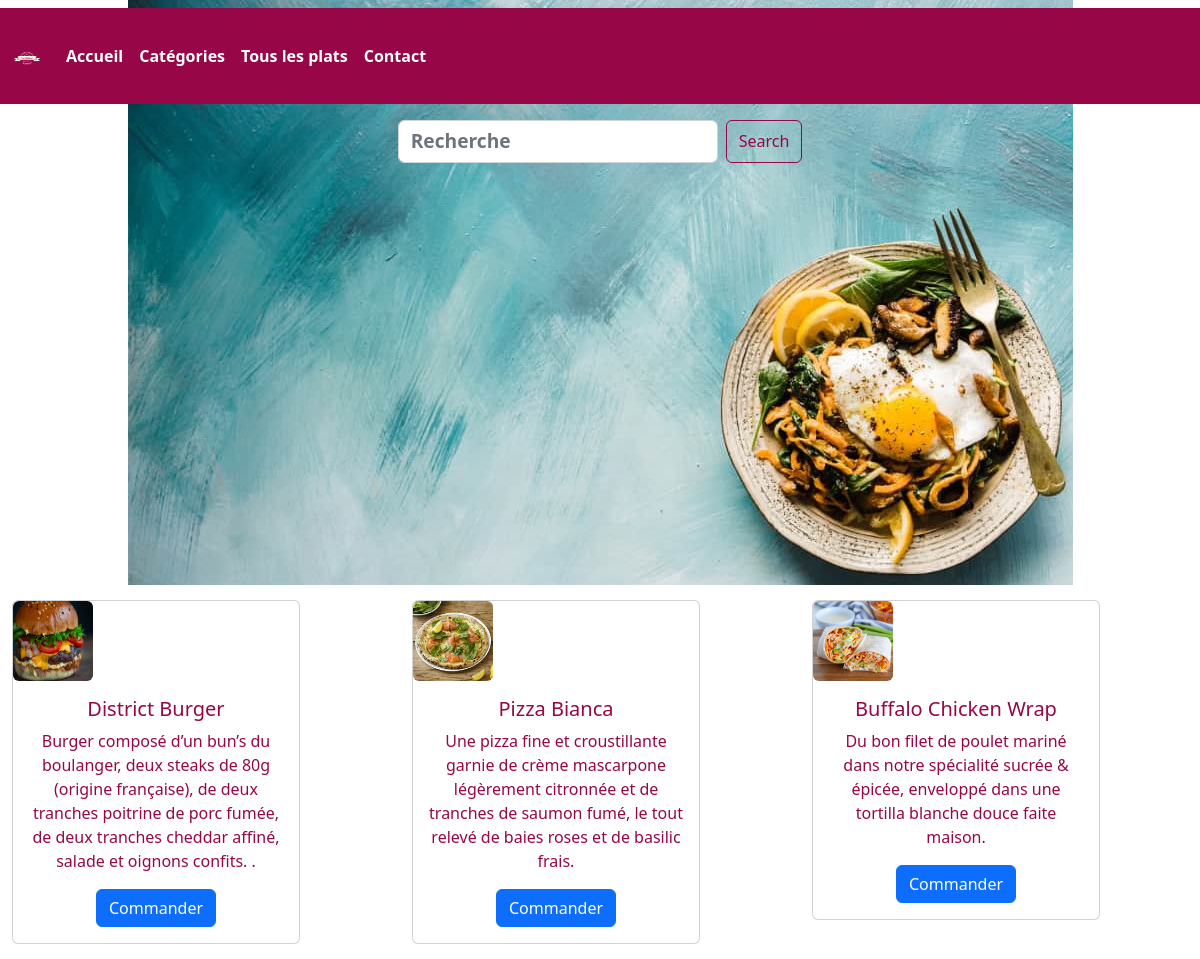
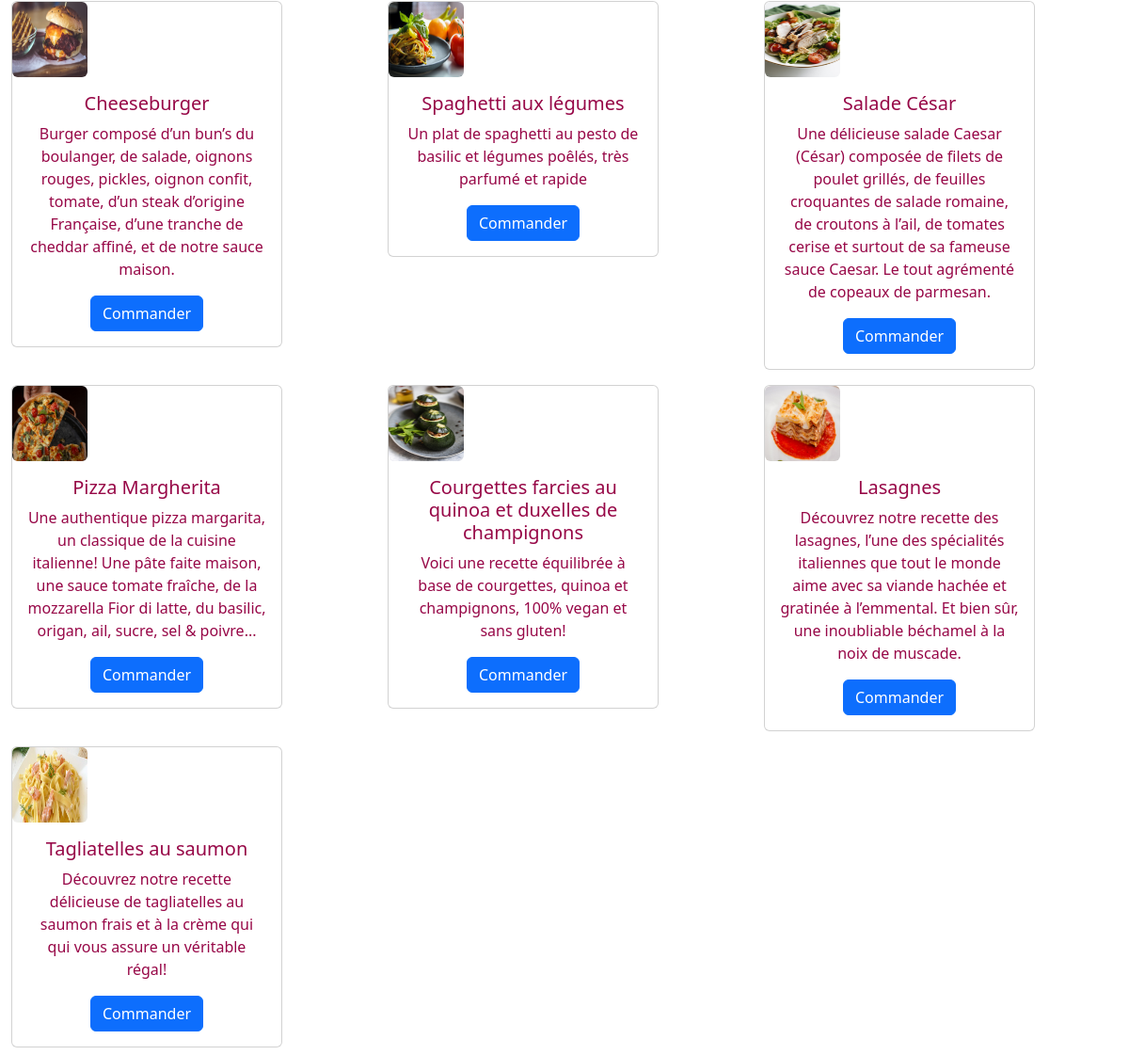
The page /index.php?choix=lesplats on the database its author committed (2 pictures, top to bottom).
### tables this page shows
CREATE TABLE `plat` (
  `id` int AUTO_INCREMENT PRIMARY KEY,
  `libelle` varchar(100) NOT NULL,
  `description` text NOT NULL,
  `prix` decimal(10,2) NOT NULL,
  `image` varchar(255) NOT NULL,
  `id_categorie` int NOT NULL REFERENCES categorie(id),
  `active` varchar(10) NOT NULL
);

### index.php (called while the page is built)
<?php
include "templates/header.php";
include "templates/nav.php";
include "controller/router.php";
include "templates/footer.php";

### view/plats.php (the view)
<form action="index.php" method="post" name="F_Plats">
<div class="container-fluid">
    <div class="row">
<?php
foreach($conn->query($req) as $row){
?>
<div class="col-xl-4 col-md-6 col-12 text-center my-2">
<div class="card" style="width: 18rem;">
  <img src="images_the_district/food/<?= $row['image']; ?>" class="card-img-top rounded" alt="<?= $row['image']; ?>" style="width: 5rem; height:5rem;">
  <div class="card-body">
    <h5 class="card-title"><?= $row['libelle']; ?></h5>
    <p class="card-text"><?= $row['description']; ?></p>
    <a href="#" class="btn btn-primary">Commander</a>
  </div>
</div>
</div>
<?php
}
?>
    </div>
</div>
</form>

### templates/header.php (shortened to what this page needs)
<!DOCTYPE html>
<html lang="fr">
<head>
    <link href="https://cdn.jsdelivr.net/npm/bootstrap@5.2.3/dist/css/bootstrap.min.css" rel="stylesheet">
    <link rel="stylesheet" href="assets/css/style.css">
</head>
<body>

### templates/nav.php (shortened to what this page needs)
<nav class="navbar navbar-expand-lg">
<div class="container-fluid bg-district">
    <a class="navbar-brand" href="#"><img src="images_the_district/the_district_brand/logo.png" alt="" width="30" height="24"></a>
    <div class="collapse navbar-collapse" id="navbarNavDropdown">
      <ul class="navbar-nav">
        <li class="nav-item">
          <a class="nav-link fw-bolder texte-blanc" aria-current="page" href="index.php">Accueil</a>
        </li>
        <li class="nav-item">
          <a class="nav-link fw-bolder texte-blanc" href="index.php?choix=cat">Catégories</a>
        </li>
        <li class="nav-item">
          <a class="nav-link fw-bolder texte-blanc" href="index.php?choix=lesplats">Tous les plats</a>
        </li>
        <li class="nav-item text-right">
          <a class="nav-link fw-bolder texte-blanc" href="index.php?choix=contact">Contact</a>
        </li>
      </ul>
    </div>
  </div>
</nav>

### controller/router.php (shortened to what this page needs)
<?php
if($_SERVER["REQUEST_METHOD"] == "GET"){
    if(isset($_REQUEST['choix'])){
        $choice = $_REQUEST['choix'];
        switch($choice){
            case "lesplats":
                include "view/search.php";
                include "controller/plat_controller.php";
                break;
        }
    }
    else{
        include "view/search.php";
        include_once "controller/accueil_controller.php";
    }
}

### view/search.php
<div class="container-fluid">
    <div class="row">
        <div class="col-12 justify-content-center align-items-center searchBar">
            <nav class="navbar justify-content-center align-items-center">
                    <form class="d-flex" role="search">
                        <input class="form-control me-2 districtColor" type="search" placeholder="Recherche" aria-label="Recherche">
                        <button class="btn btn-outline-district" type="submit">Search</button>
                    </form>
            </nav>
        </div>
    </div>
</div>

### controller/plat_controller.php
<?php
$conn = connect_bd();
$req="SELECT `id`, `libelle`, `description`, `prix`, `image`, `id_categorie`, `active` FROM plat WHERE active='Yes'";
if(!$conn->query($req)) echo "pas d'accès à la table";
else{
    include_once "view/plats.php";
}

### templates/footer.php (shortened to what this page needs)
</body>
</html>

### assets/css/style.css (style rules this page uses)
body { background: url("../../images_the_district/ibg.jpg") no-repeat center top fixed; min-width: 100%; width:100%; }
body h1, h2, h3, h4,h5, h6, p, a { color: #970747; }
.districtColor { color: #970747; font-weight: bolder; font-size: larger; }
.bg-district { background-color: #970747; height: 6em; }
.btn-outline-district { color: #970747; border-color: #970747; }
input.districtColor { caret-color: #970747; }
.texte-blanc { color: #FFFFFF; }
.searchBar { height: 30rem; }

### rows shown on the page
plat: image (picture), libelle "District Burger", description "Burger composé d’un bun’s du boulanger, deux steaks de 80g (origine française), de deux tranches poitrine de porc fumée, de deux tranches cheddar affiné, salade et oignons confits. ."
plat: image (picture), libelle "Pizza Bianca", description "Une pizza fine et croustillante garnie de crème mascarpone légèrement citronnée et de tranches de saumon fumé, le tout relevé de baies roses et de basilic frais."
plat: image (picture), libelle "Buffalo Chicken Wrap", description "Du bon filet de poulet mariné dans notre spécialité sucrée & épicée, enveloppé dans une tortilla blanche douce faite maison."
plat: image (picture), libelle "Cheeseburger", description "Burger composé d’un bun’s du boulanger, de salade, oignons rouges, pickles, oignon confit, tomate, d’un steak d’origine Française, d’une tranche de cheddar affiné, et de notre sauce maison."
plat: image (picture), libelle "Spaghetti aux légumes", description "Un plat de spaghetti au pesto de basilic et légumes poêlés, très parfumé et rapide"
plat: image (picture), libelle "Salade César", description "Une délicieuse salade Caesar (César) composée de filets de poulet grillés, de feuilles croquantes de salade romaine, de croutons à l’ail, de tomates cerise et surtout de sa fameuse sauce Caesar. Le tout agrémenté de copeaux de parmesan."
plat: image (picture), libelle "Pizza Margherita", description "Une authentique pizza margarita, un classique de la cuisine italienne! Une pâte faite maison, une sauce tomate fraîche, de la mozzarella Fior di latte, du basilic, origan, ail, sucre, sel & poivre..."
plat: image (picture), libelle "Courgettes farcies au quinoa et duxelles de champignons", description "Voici une recette équilibrée à base de courgettes, quinoa et champignons, 100% vegan et sans gluten!"
plat: shows a picture, libelle "Lasagnes", description "Découvrez notre recette des lasagnes, l’une des spécialités italiennes que tout le monde aime avec sa viande hachée et gratinée à l’emmental. Et bien sûr, une inoubliable béchamel à la noix de muscade."
plat: shows a picture, libelle "Tagliatelles au saumon", description "Découvrez notre recette délicieuse de tagliatelles au saumon frais et à la crème qui qui vous assure un véritable régal!"
